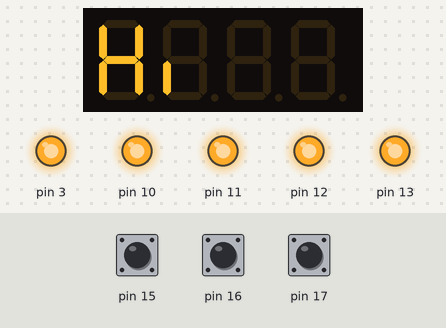
A sketch run on a simulated Arduino Uno, built with avr-gcc and run on an emulated ATmega328P. On the bench: 4-digit seven-segment display, output pins drawn as LEDs (lit = HIGH). Inputs (shaded band) come from the test bench; at power-on: pin 15 HIGH, pin 16 HIGH, pin 17 HIGH.

Above: at 0.1 s.
At 2.1 s:
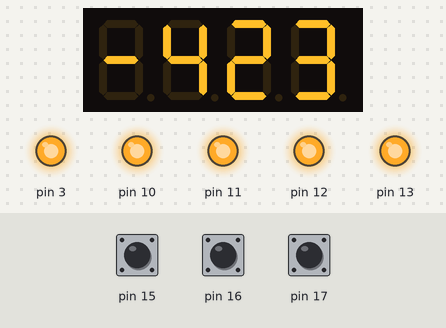
At 4.1 s:
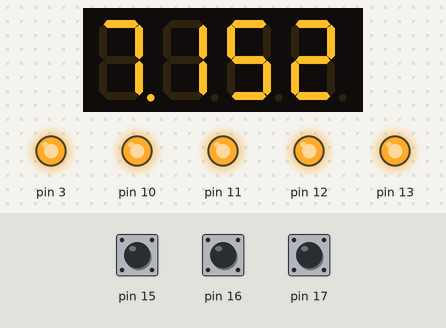
At 16.65 s:
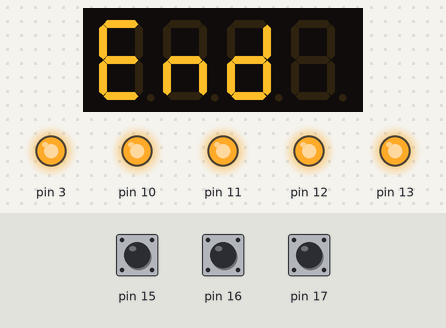

Measured:
- what the display in image 1 shows lasts 2.0 s, from 2.0 s to 4.0 s

The sketch:

sketch_shield_multifuncao_teste_de_display.ino
```cpp
/* Programa de teste do Display do Shield Multi-função
  Blog Eletrogate - https://blog.eletrogate.com/guia-completo-do-shield-multi-funcoes-para-arduino
  Arduino UNO - IDE 1.8.5 - Shield Multi-função para Arduino
  Gustavo Murta   13/junho/2018
  Baseado em http://www.cohesivecomputing.co.uk/hackatronics/arduino-multi-function-shield/part-1/
*/

#include <TimerOne.h>                     // Bibliotec TimerOne
#include <MultiFuncShield.h>              // Biblioteca Multifunction shield

void setup()
{
  Timer1.initialize();                    // inicializa o Timer 1
  MFS.initialize(&Timer1);                // initializa a biblioteca Multi função

  MFS.write("Hi");                        // escreve no display Hi
  delay(2000);                            // atraso de 2 segundos
  MFS.write(-423);                        // escreve no display -423
  delay(2000);                            // atraso de 2 segundos
  MFS.write(7.152, 3);                    // escreve no display 7.152
  delay(2000);                            // atraso de 2 segundos
}

int counter = 0;                          // incializa o conatdor
byte ended = false;                       // define variavel ended

void loop()
{
  if (counter < 200)                      // se o contador for menor do que 200
  {
    MFS.write((int)counter);              // escreve no display a contagem
    counter++;                            // incrementa o contador
  }
  else if (!ended)                        // se aconatgem terminou
  {
    ended = true;
    MFS.write("End");                     // escreve no display End
    MFS.blinkDisplay(DIGIT_ALL, ON);      // pisca a ultima mensagem
  }
  delay(50);                              // atraso de 50 milisegundos
}
```
